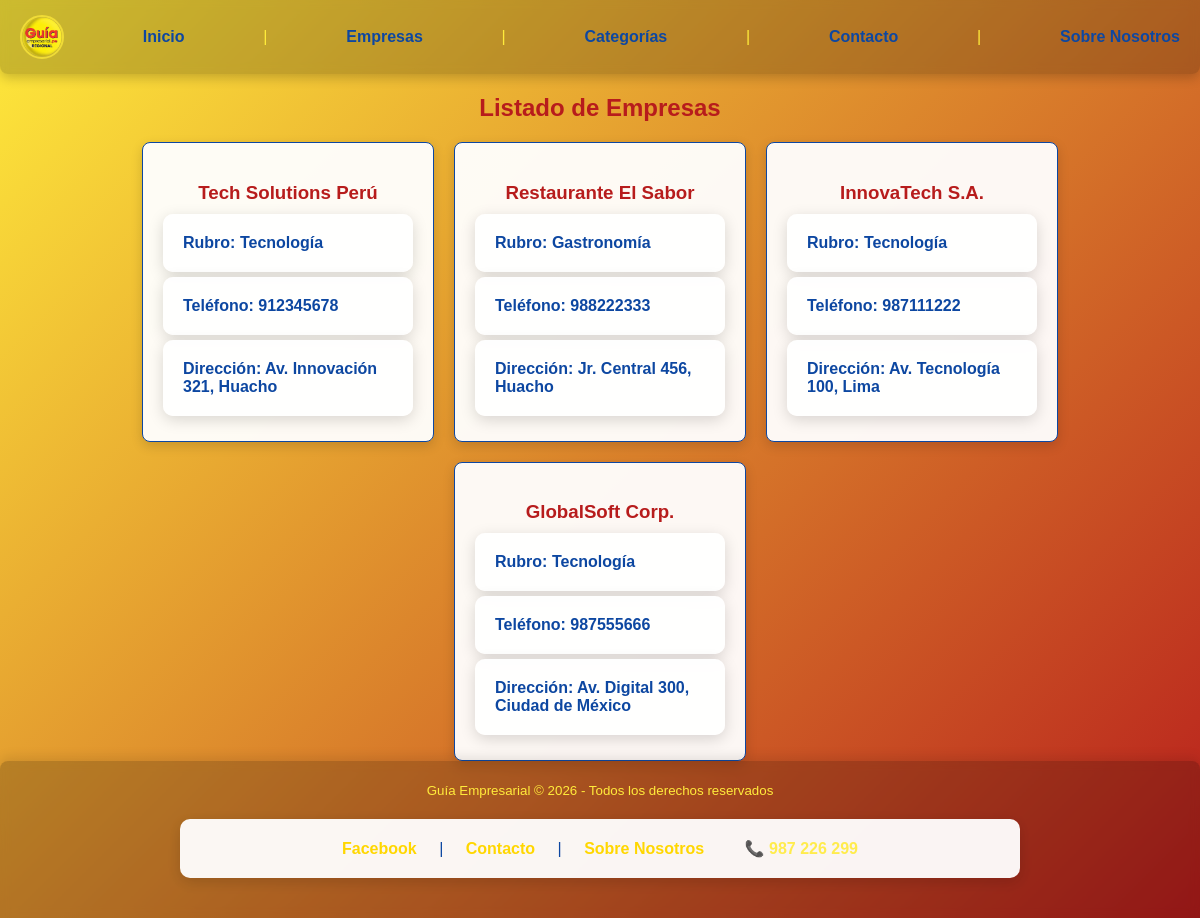
The app's page /empresas.php, older data.
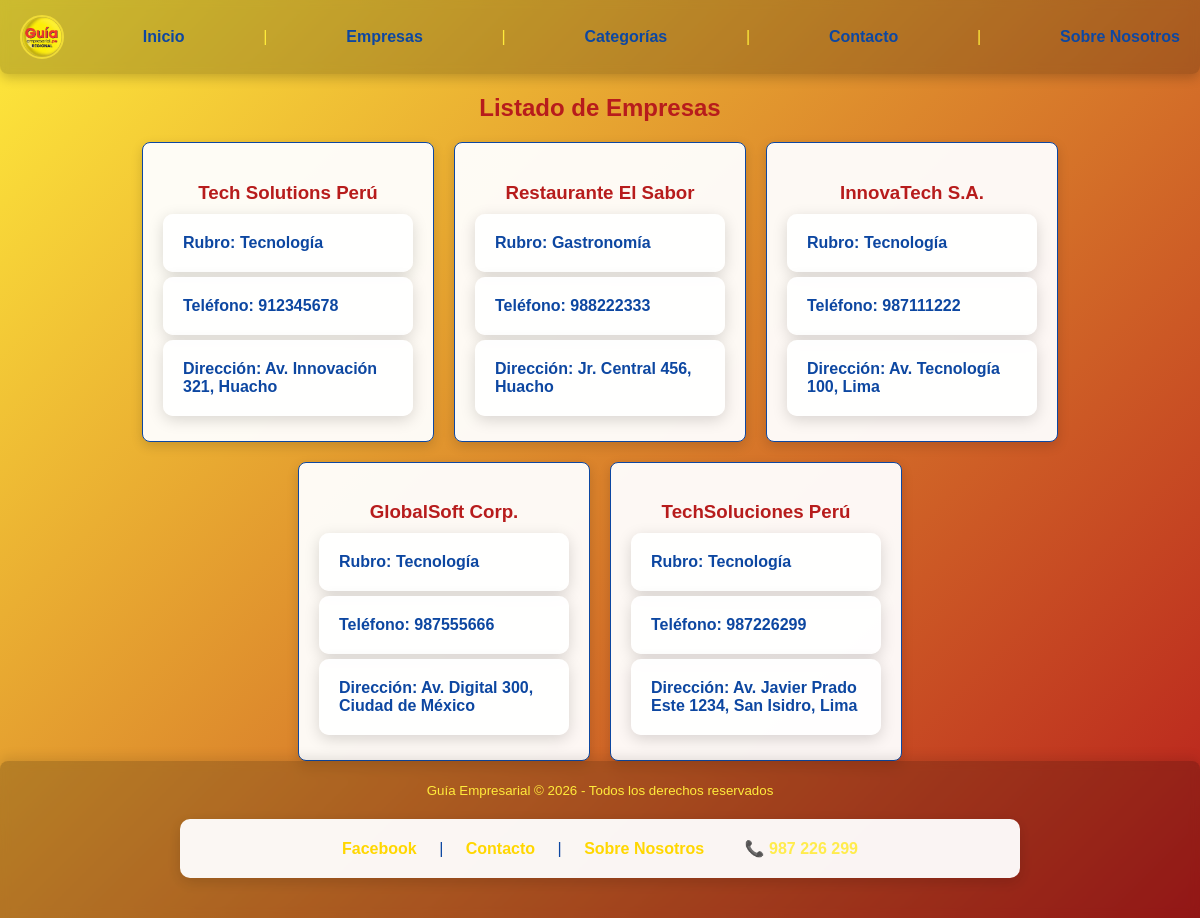
The same page, newer data.
### tables this page shows
CREATE TABLE `empresas` (
  `id_empresa` int(11) NOT NULL,
  `nombre` varchar(150) NOT NULL,
  `email` varchar(100) DEFAULT NULL,
  `telefono` varchar(20) DEFAULT NULL,
  `direccion` varchar(200) DEFAULT NULL,
  `id_categoria` int(11) DEFAULT NULL,
  `fecha_registro` timestamp NOT NULL DEFAULT current_timestamp(),
  `horario` varchar(100) DEFAULT NULL,
  `descripcion` text DEFAULT NULL,
  `latitud` decimal(10,8) DEFAULT NULL,
  `longitud` decimal(11,8) DEFAULT NULL,
  `link_empresa` varchar(255) DEFAULT NULL
);

CREATE TABLE `categorias` (
  `id_categoria` int(11) NOT NULL,
  `nombre` varchar(100) NOT NULL,
  `descripcion` text DEFAULT NULL
);

### empresas.php (the view, shortened to what this page needs)
<!DOCTYPE html>
<html lang="es">
<head>
    <link rel="stylesheet" href="assets/css/style.css">
</head>
<body>
<?php include 'includes/header.php'; ?>
<?php include 'db.php'; ?>
<h2>Listado de Empresas</h2>
<div class="empresas-grid">
<?php
$sql = "SELECT e.id_empresa, e.nombre, e.telefono, e.direccion, c.nombre AS categoria
        FROM empresas e
        JOIN categorias c ON e.id_categoria = c.id_categoria";
$resultado = $conexion->query($sql);
while($fila = $resultado->fetch_assoc()) {
    echo "
    <a href='contacto.php?empresa={$fila['id_empresa']}' class='empresa-card-link'>
        <div class='empresa-card'>
            <h3>{$fila['nombre']}</h3>
            <p><strong>Rubro:</strong> {$fila['categoria']}</p>
            <p><strong>Teléfono:</strong> {$fila['telefono']}</p>
            <p><strong>Dirección:</strong> {$fila['direccion']}</p>
        </div>
    </a>";
}
?>
</div>
<?php include 'includes/footer.php'; ?>
</body>
</html>

Row changes from the older to the newer data that the page shows:
added empresas: nombre "TechSoluciones Perú", id_categoria.nombre "Tecnología", telefono "987226299", direccion "Av. Javier Prado Este 1234, San Isidro, Lima"
